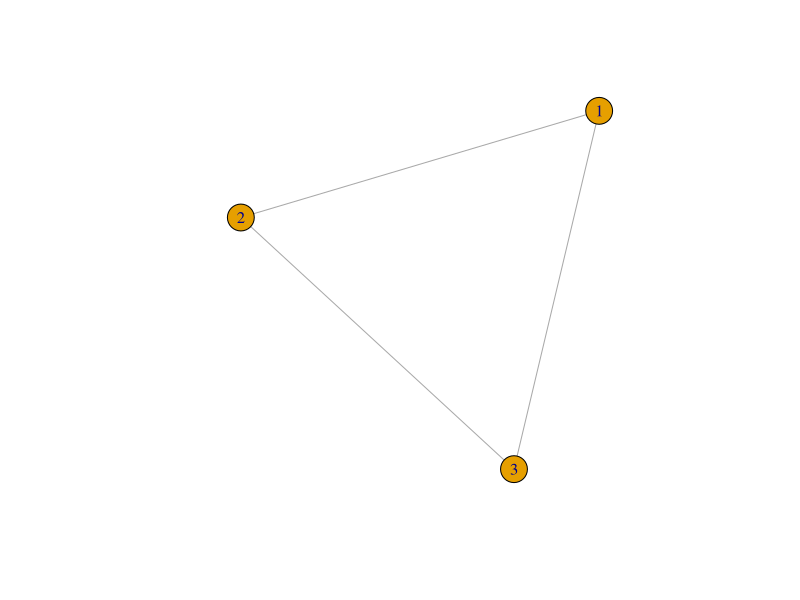
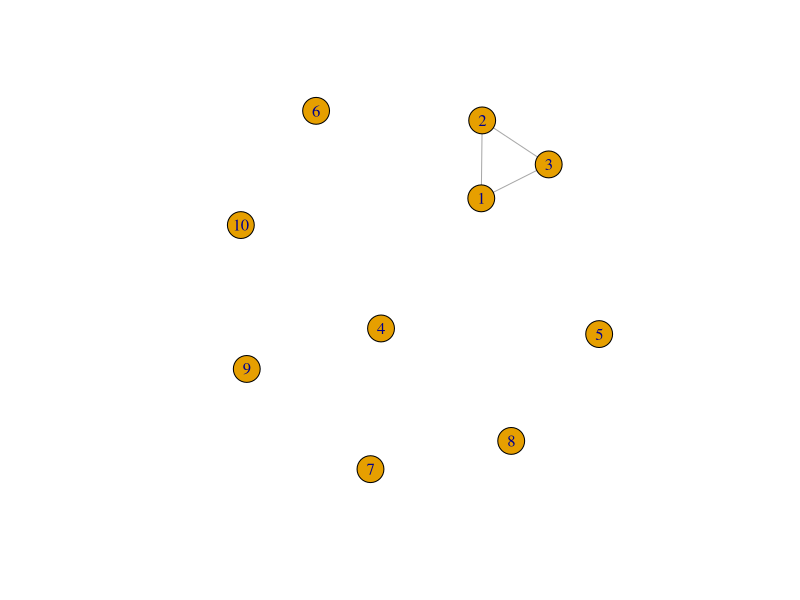
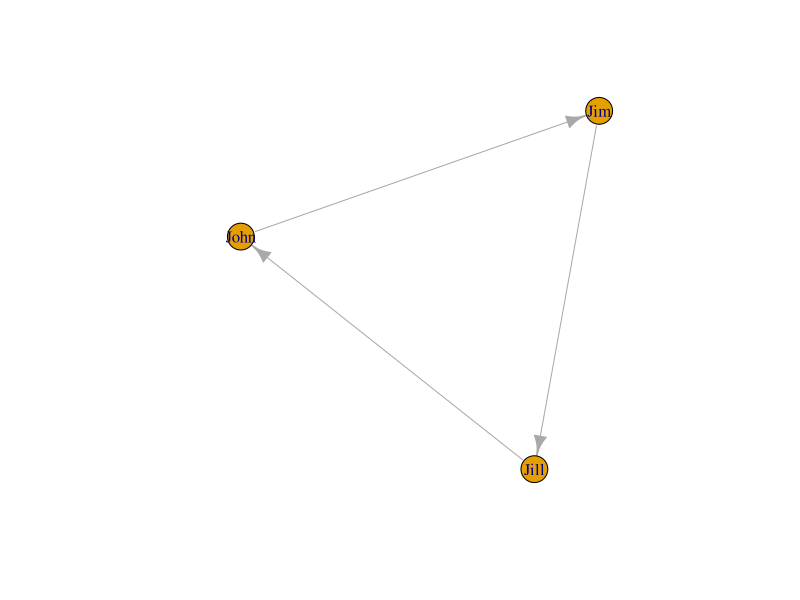
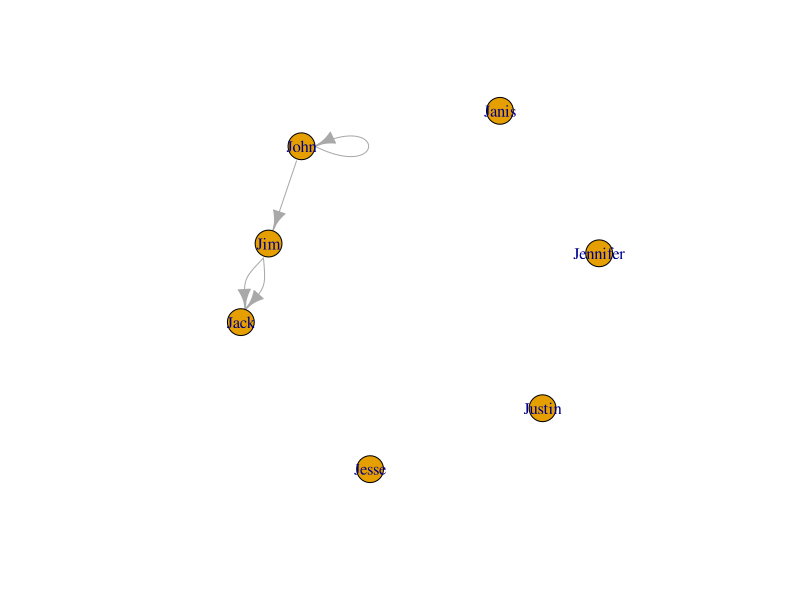
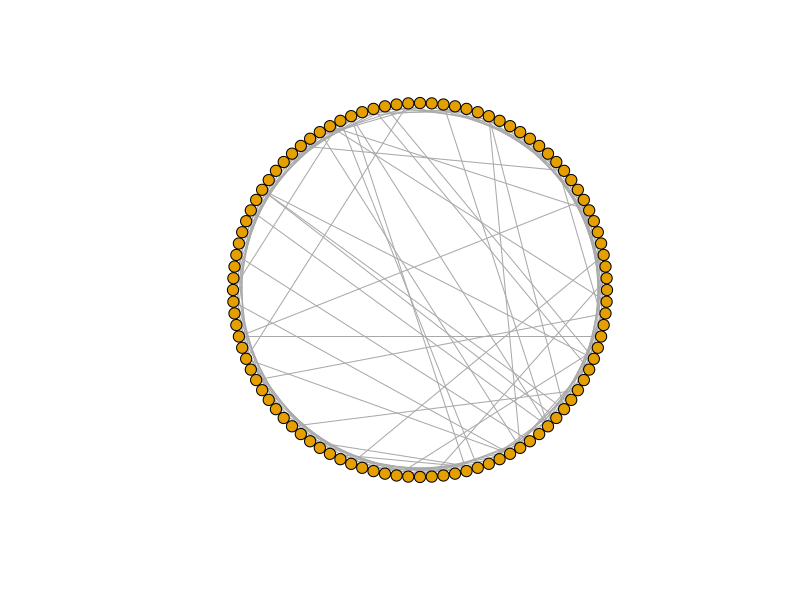

Generate these figures, in order, with R:
## ---- chunk 1
knitr::opts_chunk$set(echo = TRUE)
## ---- chunk 2

library(tidyverse)
library(igraph)
## ---- chunk 3

g1 <- graph(edges = c(1,2, 2,3, 3, 1), n = 3, directed = F)

plot(g1)
## ---- chunk 4

g2 <- graph(edges = c(1,2, 2,3, 3, 1), n = 10, directed = F)

plot(g2)
## ---- chunk 5

g3 <- graph(c("John", "Jim", "Jim", "Jill", "Jill", "John"))

plot(g3)
## ---- chunk 6

g4 <- graph( c("John", "Jim", "Jim", "Jack", "Jim", "Jack", "John", "John"), 

             isolates=c("Jesse", "Janis", "Jennifer", "Justin") ) 

plot(g4)
## ---- chunk 7

g4[]

V(g4)
## ---- chunk 8

sw <- sample_smallworld(dim = 2, size = 10, nei = 1, p = 0.1)

plot(sw, vertex.size = 6, vertex.label = NA, layout = layout_in_circle)
## ---- chunk 9
 
matrix <- as.matrix(sw[])
